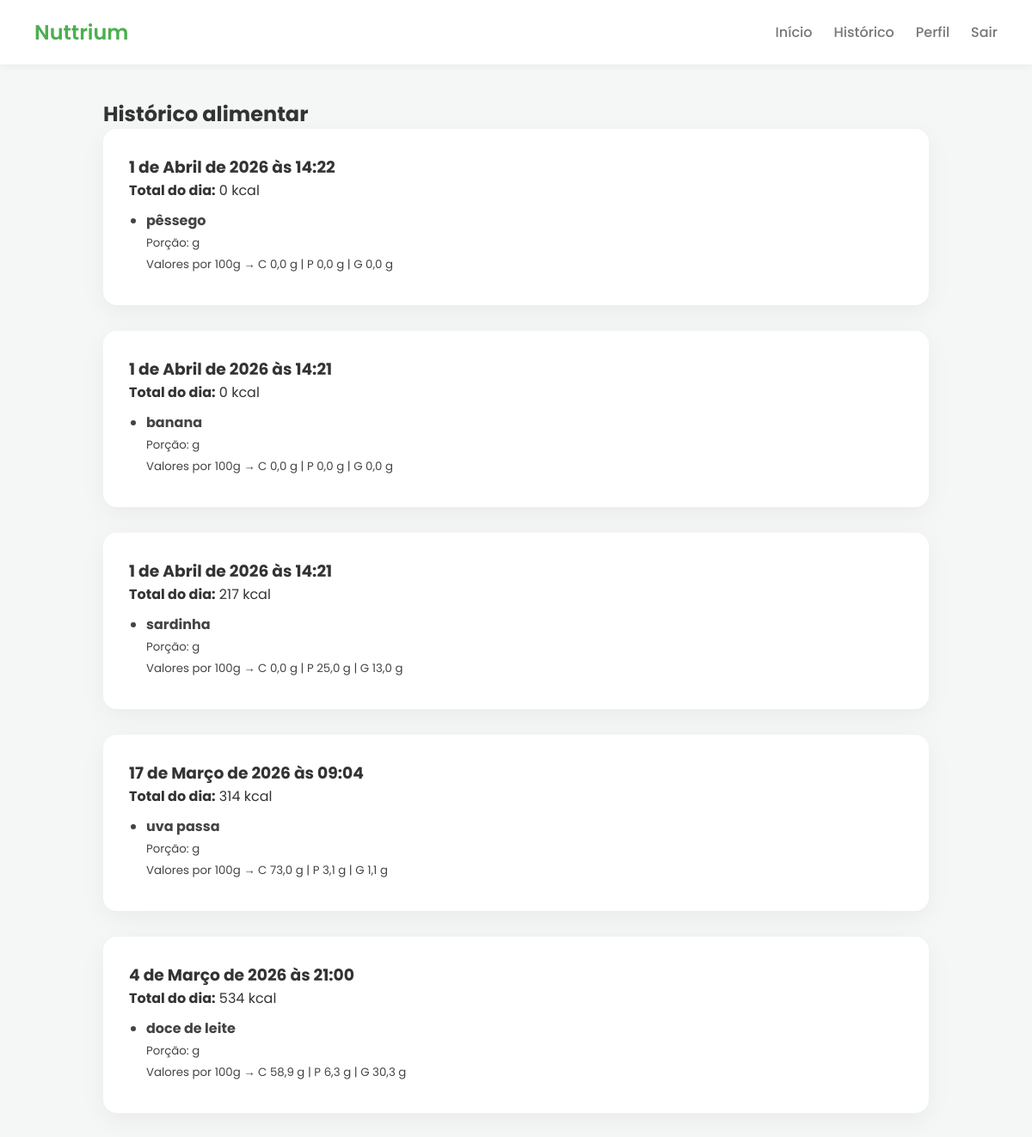
/historico/ (signed in), run on the app's committed database.
### refeicoes/models.py (models this page shows)
class Refeicao(models.Model):
    user = models.ForeignKey(User, on_delete=models.CASCADE)
    nome = models.CharField(max_length=200)
    quantidade = models.FloatField()
    carboidratos = models.FloatField(default=0)
    proteinas = models.FloatField(default=0)
    gorduras = models.FloatField(default=0)
    data = models.DateTimeField(auto_now_add=True)
    def calorias(self):
        carbo = self.carboidratos or 0
        prot = self.proteinas or 0
        gord = self.gorduras or 0
        calorias = (carbo * 4) + (prot * 4) + (gord * 9)
        return round(calorias, 2)

### alimentacao/views.py (the view)
# urls.py: path("historico/", views.historico, name="historico"),
@login_required
def historico(request):
    refeicoes = Refeicao.objects.filter(user=request.user).order_by("-data")
    dias = defaultdict(list)
    for r in refeicoes:
        dias[r.data].append(r)
    historico_formatado = []
    for data, itens in dias.items():
        total = sum(r.calorias() for r in itens)
        historico_formatado.append({
            "data": data,
            "total": total,
            "itens": itens
        })
    return render(request, "historico.html", {
        "dias": historico_formatado
    })

### alimentacao/templates/historico.html
{% extends 'base.html' %}
{% block content %}
<h2>Histórico alimentar</h2>
{% for dia in dias %}
  <div class="card">
    <h3>{{ dia.data }}</h3>
    <p><strong>Total do dia:</strong> {{ dia.total|floatformat:0 }} kcal</p>
    <ul class="lista-alimentos">
      {% for r in dia.itens %}
        <li>
          <strong>{{ r.nome }}</strong><br>
          <small>
            Porção: {{ r.porcao }} g<br>
            Valores por 100g →
            C {{ r.carboidratos|floatformat:1 }} g |
            P {{ r.proteinas|floatformat:1 }} g |
            G {{ r.gorduras|floatformat:1 }} g
          </small>
        </li>
      {% endfor %}
    </ul>
  </div>
{% empty %}
  <p>Nenhum registro ainda.</p>
{% endfor %}
{% endblock %}

### alimentacao/static/css/styles.css (style rules this page uses)
:root { --verde: #4CAF50; --verde-escuro: #16771b; --fundo: #f4f7f6; --card: #ffffff; --texto: #333; --cinza: #777; }
* { margin: 0; padding: 0; box-sizing: border-box; font-family: 'Poppins', sans-serif; }
body { background: var(--fundo); color: var(--texto); }
.card { background: var(--card); padding: 30px; border-radius: 16px; box-shadow: 0 8px 30px rgba(0,0,0,.05); margin-bottom: 30px; }
.lista-alimentos { margin-top: 10px; padding-left: 20px; }
.lista-alimentos li { margin-bottom: 6px; color: #444; }

### data on the page
Refeicao: data "1 de Abril de 2026 às 14:22", nome "pêssego", carboidratos "0,0", proteinas "0,0", gorduras "0,0"
Refeicao: data "1 de Abril de 2026 às 14:21", nome "banana", carboidratos "0,0", proteinas "0,0", gorduras "0,0"
Refeicao: data "1 de Abril de 2026 às 14:21", nome "sardinha", carboidratos "0,0", proteinas "25,0", gorduras "13,0"
Refeicao: data "17 de Março de 2026 às 09:04", nome "uva passa", carboidratos "73,0", proteinas "3,1", gorduras "1,1"
Refeicao: data "4 de Março de 2026 às 21:00", nome "doce de leite", carboidratos "58,9", proteinas "6,3", gorduras "30,3"

### other printed values
{{ dia.total|floatformat:0 }} "0" "0" "217" "314" "534"
